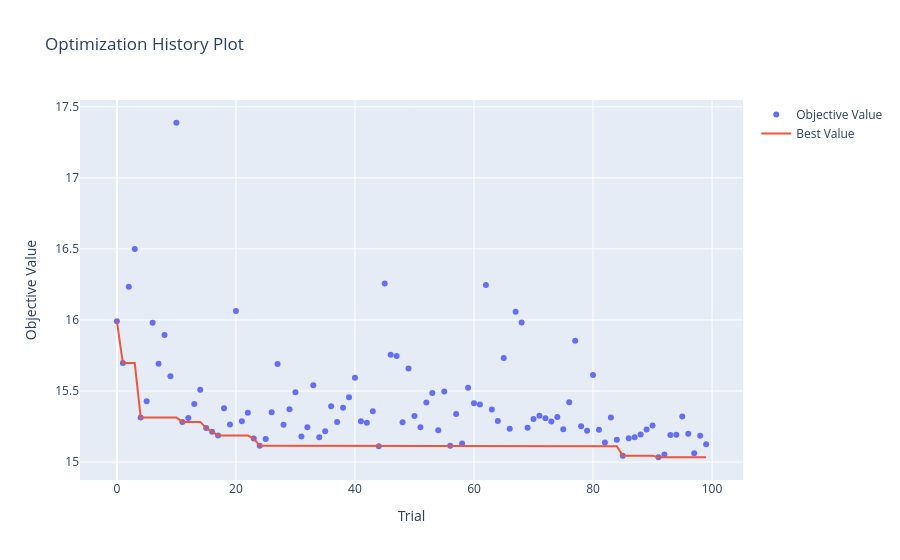

This figure's notebook cell:
### Markdown cell above
Agora, vamos analisar graficamente os resultados:

### Code cell
vis.plot_optimization_history(estudo_floresta)
